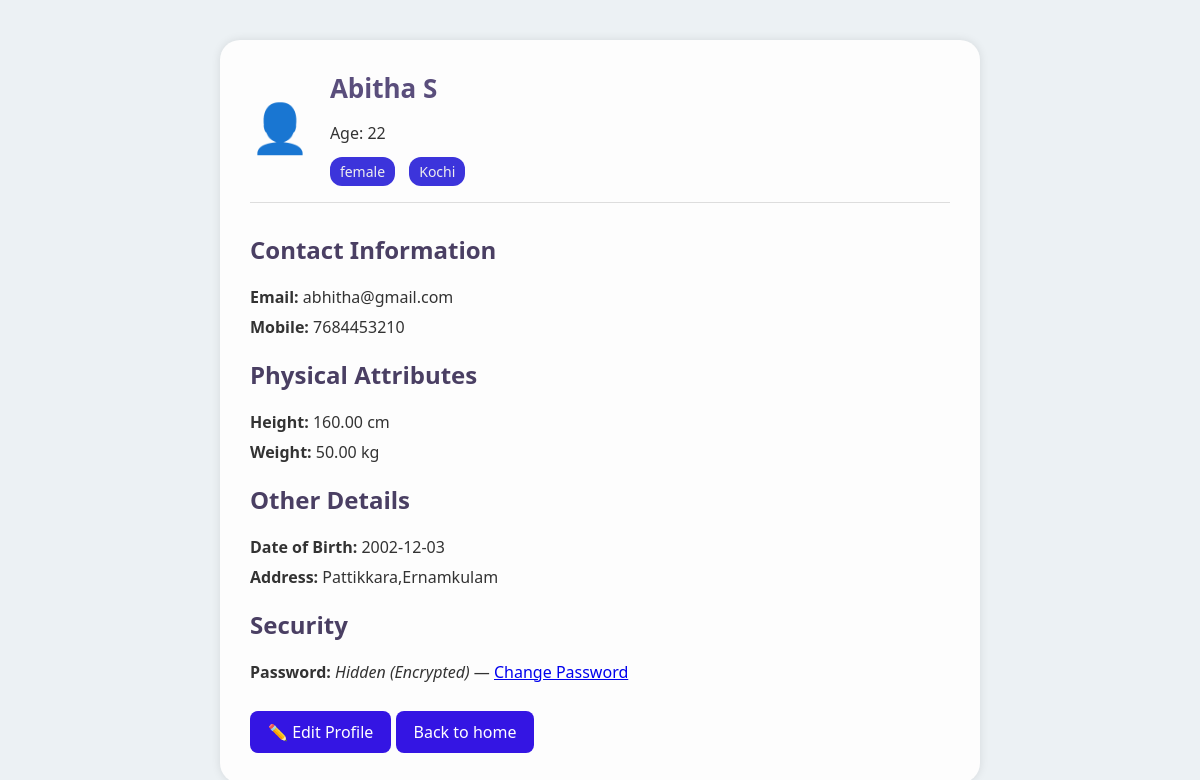
Page /user-profile.php (signed in) on the committed database.
### tables this page shows
CREATE TABLE `registrations` (
  `id` int(11) NOT NULL,
  `full_name` varchar(100) NOT NULL,
  `dob` date NOT NULL,
  `age` int(11) NOT NULL,
  `mobile_number` varchar(15) NOT NULL,
  `email` varchar(100) NOT NULL,
  `password` varchar(255) NOT NULL,
  `height` decimal(5,2) NOT NULL,
  `weight` decimal(5,2) NOT NULL,
  `gender` enum('male','female','others') NOT NULL,
  `city` varchar(100) NOT NULL,
  `address` text NOT NULL,
  `created_at` timestamp NOT NULL DEFAULT current_timestamp(),
  `user_type` varchar(20) NOT NULL DEFAULT 'user'
);

### user-profile.php (the view, shortened to what this page needs)
<?php
$host = "localhost";
$dbname = "bmi";
$user = "root";
$pass = "";
$conn = new mysqli($host, $user, $pass, $dbname);
$userId = $_SESSION['user_id'];
$stmt = $conn->prepare("SELECT * FROM registrations WHERE id = ?");
$stmt->bind_param("i", $userId);
$stmt->execute();
$result = $stmt->get_result();
$user = $result->fetch_assoc();
?>
<!DOCTYPE html>
<html lang="en">
<head>
</head>
<body>
  <div class="profile-container" role="main" aria-label="User Profile">
    <header class="profile-header">
      <div class="profile-icon" aria-label="User profile icon" role="img">👤</div>
      <div class="profile-info">
        <h1><?= htmlspecialchars($user['full_name'] ?? 'Full Name') ?></h1>
        <p class="subtext"><?= isset($user['age']) && $user['age'] > 0 ? 'Age: ' . htmlspecialchars($user['age']) : '' ?></p>
        <div class="tags">
          <span><?= htmlspecialchars($user['gender'] ?? 'Gender') ?></span>
          <span><?= htmlspecialchars($user['city'] ?? 'City') ?></span>
        </div>
      </div>
    </header>
    <section class="profile-details">
      <h2>Contact Information</h2>
      <div class="detail-row"><span class="label">Email:</span> <?= htmlspecialchars($user['email'] ?? 'Not provided') ?></div>
      <div class="detail-row"><span class="label">Mobile:</span> <?= htmlspecialchars($user['mobile_number'] ?? 'Not provided') ?></div>
      <h2>Physical Attributes</h2>
      <div class="detail-row"><span class="label">Height:</span> <?= !empty($user['height']) ? htmlspecialchars($user['height']) . ' cm' : 'Not provided' ?></div>
      <div class="detail-row"><span class="label">Weight:</span> <?= !empty($user['weight']) ? htmlspecialchars($user['weight']) . ' kg' : 'Not provided' ?></div>
      <h2>Other Details</h2>
      <div class="detail-row"><span class="label">Date of Birth:</span> <?= htmlspecialchars($user['dob'] ?? 'Not provided') ?></div>
      <div class="detail-row"><span class="label">Address:</span> <?= htmlspecialchars($user['address'] ?? 'Not provided') ?></div>
      <h2>Security</h2>
      <div class="detail-row">
        <span class="label">Password:</span> <em>Hidden (Encrypted)</em> — <a href="change_password.php">Change Password</a>
      </div>
    </section>
    <a class="edit-btn" href="user_edit.php">✏️ Edit Profile</a>
    <a class="edit-btn" href="user-index.php">Back to home</a>
  </div>
</body>
</html>

### user-profile.php (style rules this page uses)
body { font-family: 'Segoe UI', sans-serif; background-color:rgb(236, 241, 244); color: #333; margin: 0; padding: 0; }
.profile-container { max-width: 700px; margin: 40px auto; background:rgb(253, 253, 253); padding: 30px; border-radius: 20px; box-shadow: 0 0 10px rgba(0,0,0,0.1); }
.profile-header { display: flex; align-items: center; gap: 20px; border-bottom: 1px solid #ddd; padding-bottom: 20px; }
.profile-icon { font-size: 48px; }
.profile-info h1 { margin: 0; font-size: 26px; color: #5a4e7c; }
.tags span { background:rgb(60, 52, 219); color:rgb(239, 238, 238); padding: 5px 10px; border-radius: 12px; margin-right: 10px; font-size: 14px; }
.profile-details { margin-top: 30px; }
.profile-details h2 { margin-top: 20px; color: #4a3f63; }
.detail-row { margin: 8px 0; }
.label { font-weight: bold; color: #333; }
.edit-btn { margin-top: 20px; display: inline-block; background:rgb(52, 21, 227); color: white; padding: 10px 18px; text-decoration: none; border-radius: 8px; transition: background 0.3s; }

### rows in the picture
registrations: full_name "Abitha S", age "22", gender "female", city "Kochi", email "abhitha@gmail.com", mobile_number "7684453210", height "160.00", weight "50.00", dob "2002-12-03", address "Pattikkara,Ernamkulam"
